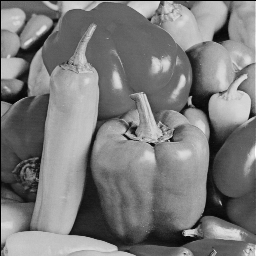
%> input picture Standard test images/peppers.tif, 256 x 256 px
$ octave Test_Pixel_Patch_NLM.m   (GNU Octave 9; MATLAB toolbox functions it lacks are replaced by stand-ins)
%> lines starting %> are read from the running program, lines starting %| are printed output that depends on the picture; long printed decimals are rounded
### CPP-NLM/ssim2009.m
% Compute SSIM index for a reference and test images,
% averages ssim_index over the three colour channels
% Images are assumed to be in [0 255]
%
% This is just a wrapper around the ssim_index.m script
% provided in the SSIM image evaluation distribution

function [mssim, ssim_map] = ssim_i(img1, img2, K, window, L)

% ========================================================================
% SSIM Index with automatic downsampling, Version 1.0
% Copyright(c) 2009 Zhou Wang
% All Rights Reserved.
%
% ----------------------------------------------------------------------
% Permission to use, copy, or modify this software and its documentation
% for educational and research purposes only and without fee is hereby
% granted, provided that this copyright notice and the original authors'
% names appear on all copies and supporting documentation. This program
% shall not be used, rewritten, or adapted as the basis of a commercial
% software or hardware product without first obtaining permission of the
% authors. The authors make no representations about the suitability of
% this software for any purpose. It is provided "as is" without express
% or implied warranty.
%----------------------------------------------------------------------
%
% This is an implementation of the algorithm for calculating the
% Structural SIMilarity (SSIM) index between two images
%
% Please refer to the following paper and the website with suggested usage
%
% Z. Wang, A. C. Bovik, H. R. Sheikh, and E. P. Simoncelli, "Image
% quality assessment: From error visibility to structural similarity,"
% IEEE Transactios on Image Processing, vol. 13, no. 4, pp. 600-612,
% Apr. 2004.
%
% http://www.ece.uwaterloo.ca/~z70wang/research/ssim/
%
% Note: This program is different from ssim_index.m, where no automatic
% downsampling is performed. (downsampling was done in the above paper
% and was described as suggested usage in the above website.)
%
% Kindly report any suggestions or corrections to zhouwang@ieee.org
%
%----------------------------------------------------------------------
%
%Input : (1) img1: the first image being compared
%        (2) img2: the second image being compared
%        (3) K: constants in the SSIM index formula (see the above
%            reference). defualt value: K = [0.01 0.03]
%        (4) window: local window for statistics (see the above
%            reference). default widnow is Gaussian given by
%            window = fspecial('gaussian', 11, 1.5);
%        (5) L: dynamic range of the images. default: L = 255
%
%Output: (1) mssim: the mean SSIM index value between 2 images.
%            If one of the images being compared is regarded as
%            perfect quality, then mssim can be considered as the
%            quality measure of the other image.
%            If img1 = img2, then mssim = 1.
%        (2) ssim_map: the SSIM index map of the test image. The map
%            has a smaller size than the input images. The actual size
%            depends on the window size and the downsampling factor.
%
%Basic Usage:
%   Given 2 test images img1 and img2, whose dynamic range is 0-255
%
%   [mssim, ssim_map] = ssim(img1, img2);
%
%Advanced Usage:
%   User defined parameters. For example
%
%   K = [0.05 0.05];
%   window = ones(8);
%   L = 100;
%   [mssim, ssim_map] = ssim(img1, img2, K, window, L);
%
%Visualize the results:
%
%   mssim                        %Gives the mssim value
%   imshow(max(0, ssim_map).^4)  %Shows the SSIM index map
%========================================================================


if (nargin < 2 | nargin > 5)
   ssim_index = -Inf;
   ssim_map = -Inf;
   return;
end

if (size(img1) ~= size(img2))
   ssim_index = -Inf;
   ssim_map = -Inf;
   return;
end

[M N] = size(img1);

if (nargin == 2)
   if ((M < 11) | (N < 11))
	   ssim_index = -Inf;
	   ssim_map = -Inf;
      return
   end
   window = fspecial('gaussian', 11, 1.5);	%
   K(1) = 0.01;					% default settings
   K(2) = 0.03;					%
   L = 255;                                     %
end

if (nargin == 3)
   if ((M < 11) | (N < 11))
	   ssim_index = -Inf;
	   ssim_map = -Inf;
      return
   end
   window = fspecial('gaussian', 11, 1.5);
   L = 255;
   if (length(K) == 2)
      if (K(1) < 0 | K(2) < 0)
		   ssim_index = -Inf;
   		ssim_map = -Inf;
	   	return;
      end
   else
	   ssim_index = -Inf;
   	ssim_map = -Inf;
	   return;
   end
end

if (nargin == 4)
   [H W] = size(window);
   if ((H*W) < 4 | (H > M) | (W > N))
	   ssim_index = -Inf;
	   ssim_map = -Inf;
      return
   end
   L = 255;
   if (length(K) == 2)
      if (K(1) < 0 | K(2) < 0)
		   ssim_index = -Inf;
   		ssim_map = -Inf;
	   	return;
      end
   else
	   ssim_index = -Inf;
   	ssim_map = -Inf;
	   return;
   end
end

if (nargin == 5)
   [H W] = size(window);
   if ((H*W) < 4 | (H > M) | (W > N))
	   ssim_index = -Inf;
	   ssim_map = -Inf;
      return
   end
   if (length(K) == 2)
      if (K(1) < 0 | K(2) < 0)
		   ssim_index = -Inf;
   		ssim_map = -Inf;
	   	return;
      end
   else
	   ssim_index = -Inf;
   	ssim_map = -Inf;
	   return;
   end
end


img1 = double(img1);
img2 = double(img2);

% automatic downsampling
f = max(1,round(min(M,N)/256));
%downsampling by f
%use a simple low-pass filter
if(f>1)
    lpf = ones(f,f);
    lpf = lpf/sum(lpf(:));
    img1 = imfilter(img1,lpf,'symmetric','same');
    img2 = imfilter(img2,lpf,'symmetric','same');

    img1 = img1(1:f:end,1:f:end);
    img2 = img2(1:f:end,1:f:end);
end

C1 = (K(1)*L)^2;
C2 = (K(2)*L)^2;
window = window/sum(sum(window));

mu1   = filter2(window, img1, 'valid');
mu2   = filter2(window, img2, 'valid');
mu1_sq = mu1.*mu1;
mu2_sq = mu2.*mu2;
mu1_mu2 = mu1.*mu2;
sigma1_sq = filter2(window, img1.*img1, 'valid') - mu1_sq;
sigma2_sq = filter2(window, img2.*img2, 'valid') - mu2_sq;
sigma12 = filter2(window, img1.*img2, 'valid') - mu1_mu2;

if (C1 > 0 & C2 > 0)
   ssim_map = ((2*mu1_mu2 + C1).*(2*sigma12 + C2))./((mu1_sq + mu2_sq + C1).*(sigma1_sq + sigma2_sq + C2));
else
   numerator1 = 2*mu1_mu2 + C1;
   numerator2 = 2*sigma12 + C2;
	denominator1 = mu1_sq + mu2_sq + C1;
   denominator2 = sigma1_sq + sigma2_sq + C2;
   ssim_map = ones(size(mu1));
   index = (denominator1.*denominator2 > 0);
   ssim_map(index) = (numerator1(index).*numerator2(index))./(denominator1(index).*denominator2(index));
   index = (denominator1 ~= 0) & (denominator2 == 0);
   ssim_map(index) = numerator1(index)./denominator1(index);
end

mssim = mean2(ssim_map);

return

### CPP-NLM/Test_Pixel_Patch_NLM.m
clear
clc
close all
% load test image
path(path,'D:\testimage')


sigma=30;

x0=double(imread('peppers.tif'));
%> x0: size 256x256 double; min 0, max 254, mean 123.1; mean of the top-left, top-right, bottom-left and bottom-right quarters 121.8, 137.9, 123, 109.7

% add noise
seed=0;
randn('state', seed);
I=x0+sigma*randn(size(x0));
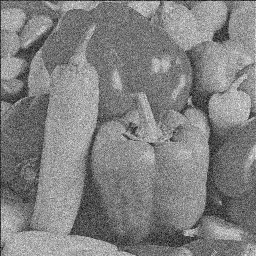
%> I: size 256x256 double; min -98.82, max 337.3, mean 122.9; drawn with min black and max white
disp(['psnr of noisy image=' num2str(psnr(I,x0,255))])
%| psnr of noisy image=18.58
disp(['ssim of noisy image =' num2str(ssim2009(I,x0))])
%> in ssim_i, `mu1   = filter2(window, img1, 'valid');`:
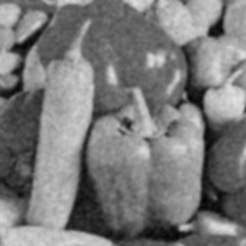
%> mu1: size 246x246 double; min 1.82, max 228.4, mean 122.7
%> in ssim_i, `mu1_sq = mu1.*mu1;`:
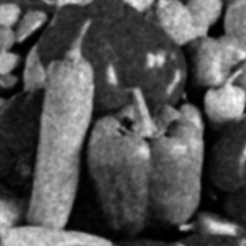
%> mu1_sq: size 246x246 double; min 3.3, max 52181.6, mean 17442; drawn with min black and max white
%> in ssim_i, `mu2_sq = mu2.*mu2;`:
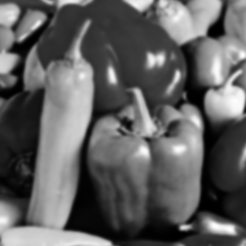
%> mu2_sq: size 246x246 double; min 110.3, max 46184.2, mean 17474.8; drawn with min black and max white
%> in ssim_i, `sigma1_sq = filter2(window, img1.*img1, 'valid') - mu1_sq;`:
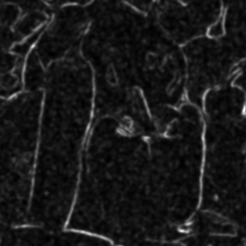
%> sigma1_sq: size 246x246 double; min 312, max 9557.9, mean 1230.3; drawn with min black and max white
%> in ssim_i, `sigma2_sq = filter2(window, img2.*img2, 'valid') - mu2_sq;`:
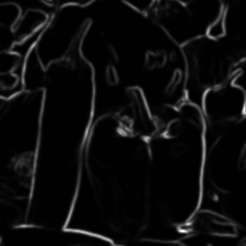
%> sigma2_sq: size 246x246 double; min 1.11, max 7712.2, mean 361.7; drawn with min black and max white
%> in ssim_i, `ssim_map = ((2*mu1_mu2 + C1).*(2*sigma12 + C2))./((mu1_sq + mu2_sq + C..`:
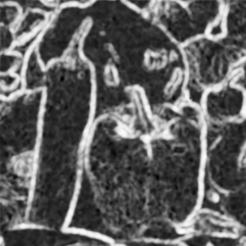
%> ssim_map: size 246x246 double; min -0.101, max 0.969, mean 0.295; drawn with min black and max white
%> in ssim_i, `mssim = mean2(ssim_map);`: mssim = 0.295
%| ssim of noisy image =0.2947


similarWindowSize = 9;
f = floor(similarWindowSize/2);
searchWindow = 21;
t = floor(searchWindow/2);
h=sigma * 0.4;
h2=sigma*sigma*0.1;
% Pix-NLM
tic
%> (the run ends here)

$ run again, with Standard test images/Monarch.tif copied over Standard test images/peppers.tif
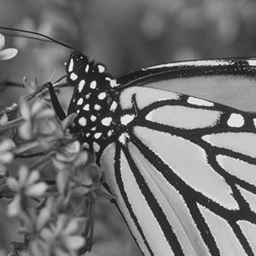
%> input picture Standard test images/Monarch.tif, 256 x 256 px
%| psnr of noisy image=18.58
%> in ssim_i, `sigma2_sq = filter2(window, img2.*img2, 'valid') - mu2_sq;`:
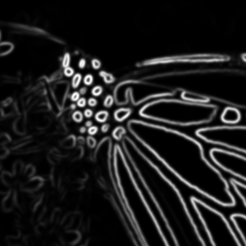
%> sigma2_sq: size 246x246 double; min 0.201, max 6842, mean 739.4; drawn with min black and max white
%> in ssim_i, `ssim_map = ((2*mu1_mu2 + C1).*(2*sigma12 + C2))./((mu1_sq + mu2_sq + C..`:
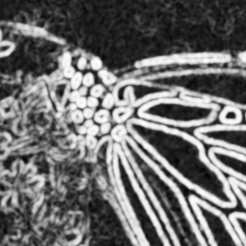
%> ssim_map: size 246x246 double; min -0.0455, max 0.969, mean 0.388; drawn with min black and max white
%> mssim = 0.388
%| ssim of noisy image =0.3882

$ run again, with Standard test images/boat.tif copied over Standard test images/peppers.tif
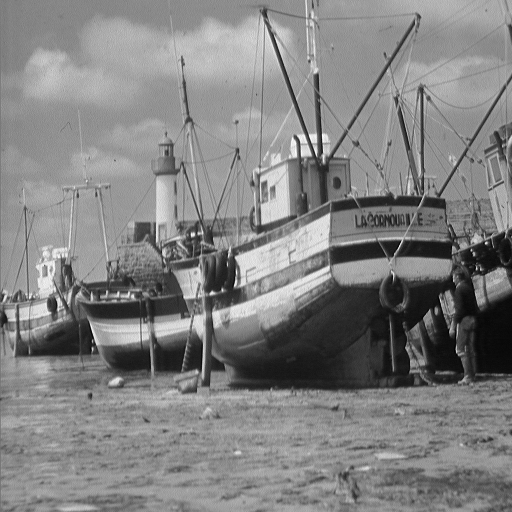
%> input picture Standard test images/boat.tif, 512 x 512 px
%| psnr of noisy image=18.608
%> in ssim_i, `ssim_map = ((2*mu1_mu2 + C1).*(2*sigma12 + C2))./((mu1_sq + mu2_sq + C..`:
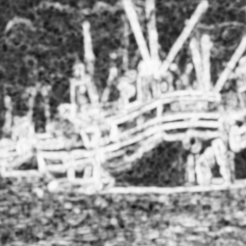
%> ssim_map: size 246x246 double; min 0.0797, max 0.986, mean 0.591
%> mssim = 0.591
%| ssim of noisy image =0.5908
